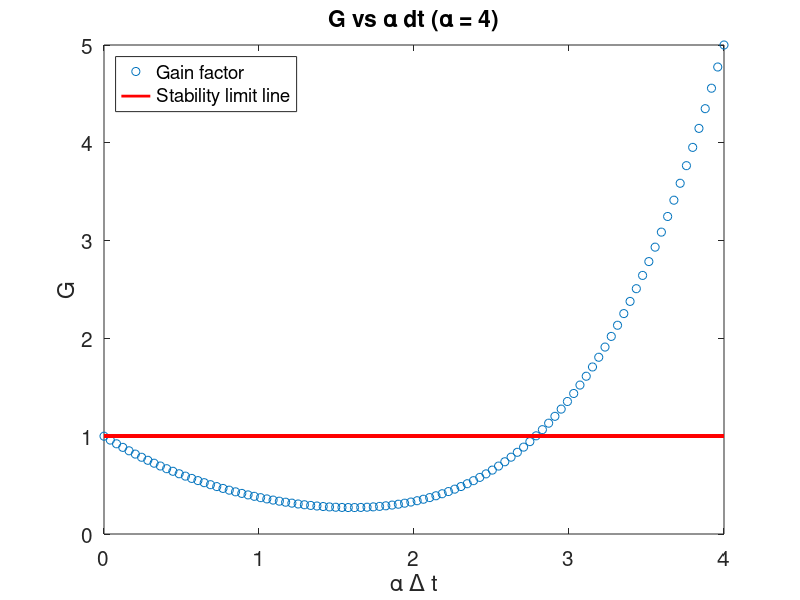

The MATLAB script that drew this image: (Note: this script raises an error after producing the figure.)
%% Introduction
%Aldous George
%EP 501
%Final Exam
%This code contains excerpts from codes provided by Dr. Zettergen.
%https://github.com/Zettergren-Courses/EP501_matlab/
clc
clearvars
close all
%% Problem 1

n = 100;
dt = linspace(0,1,n);
alpha = 4;
G=zeros(1,n);
for i=1:n
        G(i) = 1-(dt(i)*alpha)+(0.5*(dt(i)*alpha)^2)-...
            ((1/6)*(dt(i)*alpha)^3)+((1/24)*(dt(i)*alpha)^4);
end

figure(1);
alphadt=alpha.*dt;
plot(alphadt,G,'o');
set(gca,'FontSize',15);
ylabel('G');
xlabel('\alpha \Delta t');
hold on
plot(0:0.04:4,ones(101),'r','LineWidth',2);
legend('Gain factor','Stability limit line','Location','NorthWest');
title('G vs \alpha dt (\alpha = 4)')

%1-c
x=linspace(0,20,1000);        %radial independent variable
maxit =100;              %Max Iterations 
tol=1e-3;                %Tolerance
verbose =false;
g = @objfun1;
gprime = @objgradfun1;
ygrid=g(x);
g2 = @objfun2;
ygrid2 = ygrid+2;

for j=1:2
    x0=(j-1);    %Initial condition x_i
    [R(j),it,success]=newton_exact(g,gprime,x0,maxit,tol,verbose);
end
disp(['Real Roots: ', num2str(R)]);
figure(2)
subplot(1,2,1)
plot(x,ygrid)
set(gca,'FontSize',15);
ylim([-1,10]);
xlabel('\Delta t');
ylabel('gain factor');
title('G(\alpha ,\Delta t)-1 = 0')
subplot(1,2,2)
plot(x,ygrid2)
set(gca,'FontSize',15);
ylim([-1,10]);
title('G(\alpha ,\Delta t)+1 = 0')
xlabel('\Delta t');
ylabel('gain factor');

%1-d 
%Gridding in time
N=16;
tmin=0;
tmax=10;
t=linspace(tmin,tmax,N);
%t=[tmin:R(2):tmax];
dt=t(2)-t(1);

%true solution
y0=1;
ybar=y0*exp(-alpha*t);

%RK2
yRK2=zeros(1,N);
yRK2(1)=y0;
for n=2:N
    yhalf=yRK2(n-1)+dt/2*(-alpha*yRK2(n-1));
    yRK2(n)=yRK2(n-1)+dt*(-alpha*yhalf);
end %for

%RK4
yRK4=zeros(1,N);
yRK4(1)=y0;
for n=2:N
    dy1=dt*fRK(t(n-1),yRK4(n-1),alpha);
    dy2=dt*fRK(t(n-1)+dt/2,yRK4(n-1)+dy1/2,alpha);
    dy3=dt*fRK(t(n-1)+dt/2,yRK4(n-1)+dy2/2,alpha);
    dy4=dt*fRK(t(n-1)+dt,yRK4(n-1)+dy3,alpha);
    
    yRK4(n)=yRK4(n-1)+1/6*(dy1+2*dy2+2*dy3+dy4);
end %for

figure(3);
clf;
plot(t,ybar,'o-');
xlabel('t');
ylabel('y(t)');
set(gca,'FontSize',15);
hold on;
plot(t,yRK2,'--')
plot(t,yRK4,'^-')
ylim([0,8]);
legend('Exact','RK2','RK4')
title('f(t,y) = -\alpha y');

%1-e
%Gridding in time
%Recalculating below the limit
N=15;                           %Slightly below the limit
t=linspace(tmin,tmax,N);
dt=t(2)-t(1);

ybar=y0*exp(-alpha*t);

%RK4
yRK4=zeros(1,N);
yRK4(1)=y0;
for n=2:N
    dy1=dt*fRK(t(n-1),yRK4(n-1),alpha);
    dy2=dt*fRK(t(n-1)+dt/2,yRK4(n-1)+dy1/2,alpha);
    dy3=dt*fRK(t(n-1)+dt/2,yRK4(n-1)+dy2/2,alpha);
    dy4=dt*fRK(t(n-1)+dt,yRK4(n-1)+dy3,alpha);
    
    yRK4(n)=yRK4(n-1)+1/6*(dy1+2*dy2+2*dy3+dy4);
end %for

figure(4);
subplot(1,2,1);
plot(t,ybar,'o-');
xlabel('t');
ylabel('y(t)');
set(gca,'FontSize',15);
hold on
plot(t,yRK4,'^-')
legend('Exact','RK4')
title('\Delta t = 0.7143');

%Recalculating above the limit
N=16;                           %Slightly above the limit
t=linspace(tmin,tmax,N);
dt=t(2)-t(1);

ybar=y0*exp(-alpha*t);

%RK4
yRK4=zeros(1,N);
yRK4(1)=y0;
for n=2:N
    dy1=dt*fRK(t(n-1),yRK4(n-1),alpha);
    dy2=dt*fRK(t(n-1)+dt/2,yRK4(n-1)+dy1/2,alpha);
    dy3=dt*fRK(t(n-1)+dt/2,yRK4(n-1)+dy2/2,alpha);
    dy4=dt*fRK(t(n-1)+dt,yRK4(n-1)+dy3,alpha);
    
    yRK4(n)=yRK4(n-1)+1/6*(dy1+2*dy2+2*dy3+dy4);
end %for

figure(4);
subplot(1,2,2);
plot(t,ybar,'o-');
xlabel('t');
ylabel('y(t)');
set(gca,'FontSize',15);
hold on
plot(t,yRK4,'^-')
% ylim([0,8]);
legend('Exact','RK4')
title('\Delta t = 0.6667');

%% Problem 2
clc
clearvars
close all

%2-b
lx=50;
x=linspace(-10,10,lx)';
y=sin(x);                   %y def
ytripleprime=-cos(x);

figure();
plot(x,y);
hold on;
plot(x,ytripleprime);

dy3_dx=zeros(lx,1);
dx=x(2)-x(1);

den=(81*dx^3+3*dx^2);
x=x+1.55;                    %fudge factor
y=sin(x);                   %y def
%forward difference at the beginning
dy3_dx(1)=(y(4)-3*y(3)-3*y(2)-y(1))/den;

for ix=2:lx-2
    dy3_dx(ix)=(y(ix+2)-3*y(ix+1)-3*y(ix)-y(ix-1))/den;
end %for

%backward difference at the end
dy3_dx(lx-1)=(y(lx-1)-3*y(lx-2)-3*y(lx-3)-y(lx-4))/den;
dy3_dx(lx)=(y(lx)-3*y(lx-1)-3*y(lx-2)-y(lx-3))/den;

x=linspace(-10,10,lx)';
plot(x,dy3_dx,'k--')
legend('Orginal function', 'Analytical', 'Numerical');
xlabel('x');
ylabel('y(x) or y''''''(x)');
title('Comparison of third derivative approximations');
xlim([0 2*pi]);


%2-d
disp('2-d)');

M = [ -2,2,-4/3,2/3; -1,1/2,-1/6,1/24; 1,1/2,1/6,1/24; 2,2,4/3,2/3];


%2-g
n=4;
for j=1:n
    for k=1:n
        M(j,k)= (n/2)+1-j;
    
    end
end

%% Problem 3
clc
clearvars
close all

%Parameters
lamda=2;
dx=1/64;
lx=65;
dt=5*dx^2/(2*lamda);
x=0:dx:1;


tmax=1024*(1/(lamda*2*pi/(2*dx)^2));
t=0:dt:tmax;
lt=numel(t);

%Boundary Conditions
f=zeros(lx,lt);
f(:,lt)=sin(2*pi*x)+sin(8*pi*x);

%https://www.modellingsimulation.com/p/backward-time-centered-space-approach.html
A=zeros(lx,lx);
b=zeros(1,lx);
%b
ff=f;
%Euler iterations
for n=lt-1:-1:2
    A(1,1)=1;
    b(1)=0; 
    for i=2:lx-1     %interior grid points
        %i-1 coeff
        A(i,i-1)=-lamda/2/dx^2;
        
        %i coeff
        A(i,i)=1/dt+lamda/dx^2;
        
        %i+1 coeff
        A(i,i+1)=-lamda/2/dx^2;
        
        b(i)=ff(i,n+1)/dt+(ff(i+1,n+1)-2*ff(i,n+1)+ff(i-1,n+1))/dx^2*(lamda/2);        
    end %for
    A(lx,lx)=1;
    b(lx)=0;
    
    [Amod,ord] = Gauss_elim(A,b',false);
    fnow=backsub(Amod(ord,:));
    ff(:,n)=fnow;
end %for
ff=flip(ff,2);

%d
fs=f;
%second order iteration
for n=lt-1:-1:2
    A(1,1)=1;
    b(1)=0; 
    for i=2:lx-1     %interior grid points
        %i-1 coeff
        A(i,i-1)=-lamda/dx^2;
        
        %n-1 coeff
        A(i-1,i) = 1/dt;
        
        %i coeff
        A(i,i)=3/dt+2*lamda/dx^2;
        
        %i+1 coeff
        A(i,i+1)=-lamda/dx^2;
        
        b(i)=(fs(i,n+1)+fs(i,n-1))/dt+(ff(i+1,n+1)-2*ff(i,n+1)+ff(i-1,n+1))/dx^2*(lamda);        
    end %for
    A(lx,lx)=1;
    b(lx)=0;
    
    [Amod,ord] = Gauss_elim(A,b',false);
    fnow=backsub(Amod(ord,:));
    fs(:,n)=fnow;
end %for
fs=flip(fs,2);


figure(1);
subplot(131);
imagesc(t,x,ff);
colorbar;
axis xy;
xlabel('time (s)');
ylabel('x (m)')
title('Euler')
set(gca,'FontSize',16);

subplot(132);
imagesc(t,x,fs);
colorbar;
axis xy;
xlabel('time (s)');
ylabel('x (m)')
title('Second order')
set(gca,'FontSize',16);

%Compute and plot the analytical solution (see course repository ./test_problems/ for derivation)
[T,X]=meshgrid(t,x);
exact=exp(-4*pi^2*lamda*T).*sin(2*pi*X)+exp(-64*pi^2*lamda*T).*sin(8*pi*X);

figure(1);
subplot(133);
imagesc(t,x,exact);
colorbar;
axis xy;
xlabel('time (s)');
ylabel('x (m)');
title('Exact');
set(gca,'FontSize',16);